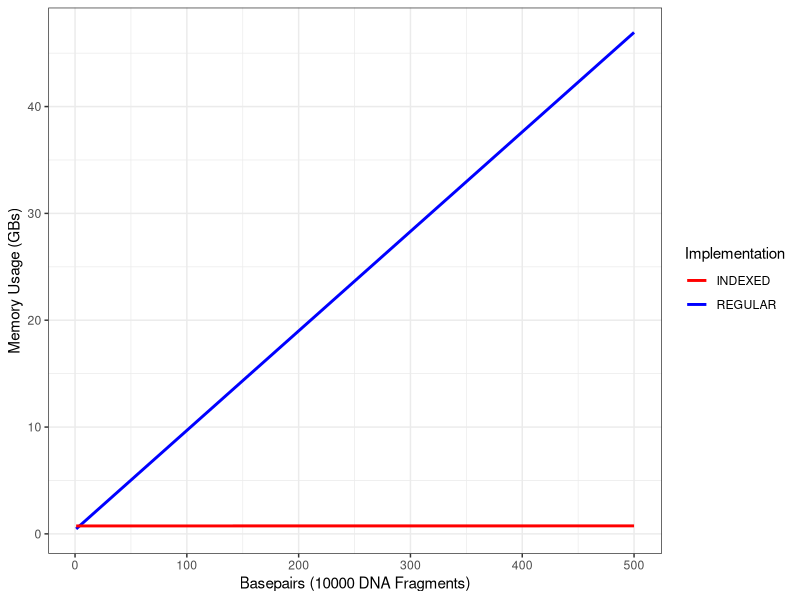

Source code (R):
require(ggplot2)

plot <- ggplot(data = data.frame(x=0), mapping = aes(x=x))  #dummy data set

fun.1 <- function(x) ((x + 4)*10000^2 - 4 * 10000)/1024^3   #old

fun.2 <- function(x) (8*10000^2 + (x-4) * 10000)/1024^3   #new

plot + stat_function(fun = fun.1, size = 1, aes(colour = "REGULAR"))  + 
  stat_function(fun = fun.2, size = 1, aes(colour = "INDEXED")) + 
  scale_x_continuous(limits = c(1, 500)) +
  #scale_y_log10(breaks = c(seq(0,1000, by = 50), seq(1000, 50000, by = 5000))) +  
  scale_color_manual(name = "Implementation", values = c("red", "blue")) +
  theme_bw() +
  xlab("Basepairs (10000 DNA Fragments)") +
  ylab("Memory Usage (GBs)")
  #ggtitle("   Theoretical Memory Footprint (n = 10000 fragments)")

